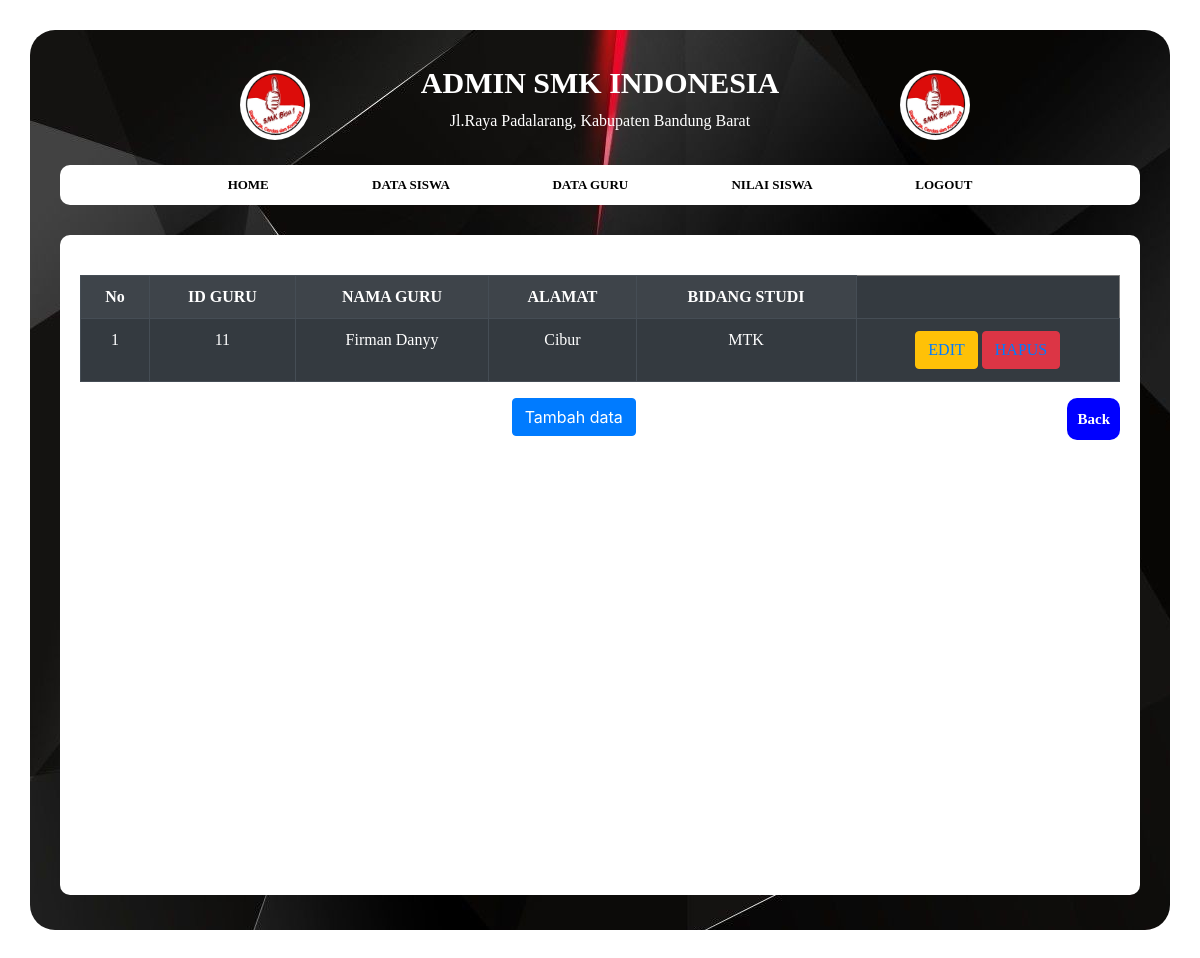
Screenshot of /admin/dataguru_admin.php (signed in) with the database file from the repository.
### tables this page shows
CREATE TABLE `guru` (
  `id_guru` int(10) NOT NULL,
  `nama_guru` varchar(50) NOT NULL,
  `alamat` varchar(50) NOT NULL,
  `nama_mapel` varchar(50) NOT NULL
);

### admin/dataguru_admin.php (the view, shortened to what this page needs)
<!DOCTYPE >
<html>
<head>
    <link rel="stylesheet" href="../Tambahan/css/bootstrap.css">
    <link rel="stylesheet" type="text/css" href="admin.css">
</head>
<body>
    <div class="container">
        <div class="header">
            <img src="logo.jpg">
            <p><b> ADMIN SMK INDONESIA </b></p>
            <h6> Jl.Raya Padalarang, Kabupaten Bandung Barat </h6>
        </div>
        <div class="tambahan">
            <img src="logo.jpg">
        </div>
        <div class="menuAtas">
            <a href="admin.php"> <b> HOME </b></a>
            <a href="data_siswa_admin.php"> <b>  DATA SISWA </b></a>
            <a href="dataguru_admin.php"> <b> DATA GURU </b></a>
            <a href="nilaisiswa_admin.php"> <b> NILAI SISWA </b></a>
            <a href="logout.php"> <b> LOGOUT </b></a>
        </div>
        <div class="konten">
        <table class="table table-striped table-dark" border="1">
        <tr>
            <th>No</th>
            <th>ID GURU</th>
            <th>NAMA GURU</th>
            <th>ALAMAT</th>
            <th>BIDANG STUDI</th>
        </tr>
        <?php
        include '../Koneksi_PHP/koneksi.php';
        $no = 1;
        $data = mysqli_query($koneksi,"select * from guru");
        while($d = mysqli_fetch_array($data)){
            ?>
            <tr>
                <td><?php echo $no++; ?></td>
                <td><?php echo $d['id_guru']; ?></td>
                <td><?php echo $d['nama_guru']; ?></td>
                <td><?php echo $d['alamat']; ?></td>
                <td><?php echo $d['nama_mapel']; ?></td>
                <td><button class="btn btn-warning"><a href="input_editguru.php?id_guru=<?php echo $d['id_guru']; ?>"> EDIT</a></button>
                <button class="btn btn-danger"><a  onclick="return konfirmasi()" href="hapus_guru.php?id_guru=<?php echo $d['id_guru']; ?>">HAPUS</a></button></td>
            </tr>
            <?php
        }
        ?>
    </table>
                <form action="input_dataguru.php">
		            <button class="btn btn-primary">Tambah data</button>
                <a href="admin.php"> <b> Back </b></a>
                </form>
        </div>
</div>
</body>
</html>

### admin/admin.css (style rules this page uses)
body { background-image: url(back.jpg); background-size: 100% 100%; }
.container { background-image: url(latar.jpg); height: 900px; padding: 30px; margin-left: center; margin-top: 30px; border-radius: 25px; margin-bottom: 30px; }
.container .header { padding: 10px; }
.container .header img { border-radius: 50%; width: 70px; height: 70px; margin-left: 170px; }
.container .tambahan img { border-radius: 50%; width: 70px; height: 70px; float: right; margin-top: -95px; margin-right: 170px; }
.container .header p { font-family:'Lucida Sans Regular'; color: white; font-size: 30px; text-align: center; margin-top: -80px; }
.container .header h6 { font-family: 'Lucida Sans Regular'; color: white; margin-top: -10px; text-align: center; margin-bottom: 25px; }
.container .menuAtas { background: white; padding: 10px; border-radius: 10px; text-align: center; }
.container .menuAtas a { font-family:'Lucida Sans Regular'; color: black; font-size: 13px; margin: 50px; }
.container .konten { background: white; width: 1080px; height: 660px; float: right; margin-top: 30px; border-radius: 10px; padding: 20px; text-align: center; }
.konten table { margin-top: 20px; font-family: 'Lucida Sans Regular'; text-align: center; }
.konten b { color: black; font-size: 15px; font-family: 'Lucida Sans Regular'; }
.konten a b { background: blue; padding: 10px; font-family: 'Lucida Sans Regular'; color: white; border-radius: 10px; font-size: 15px; float: right; }

### rows the page displays
guru: id_guru "11", nama_guru "Firman Danyy", alamat "Cibur", nama_mapel "MTK"
